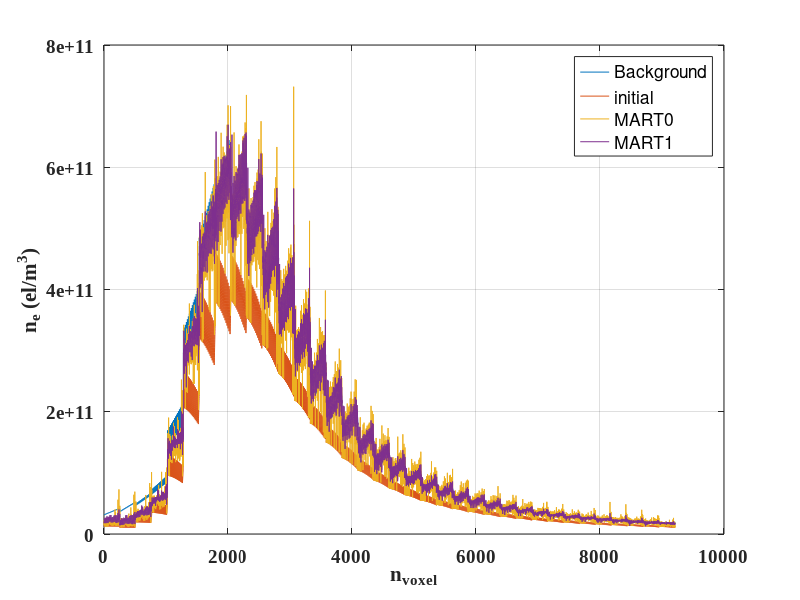

Here is the MATLAB script that generated this plot: (Note: this script raises an error after producing the figure.)
clear all
close all
clc

load 06NewNe.mat
[Nlat, Nlon, Nh]=size(ne_background);
Ne=reshape(ne_background,Nlat*Nlon*Nh,1);
ne0=reshape(ne_ini,Nlat*Nlon*Nh,1);
Ne_mart0=reshape(ne_mart0,Nlat*Nlon*Nh,1);
Ne_mart1=reshape(ne_mart1,Nlat*Nlon*Nh,1);

figure
plot(Ne)
hold on
plot(ne0)
hold on
plot(Ne_mart0)
hold on
plot(Ne_mart1)
% set(gca,'Ylim')
xlabel('n_{voxel}','fontsize',12,'fontname','Times New Roman','fontweight','bold')
ylabel('n_{e} (el/m^3)','fontsize',12,'fontname','Times New Roman','fontweight','bold')
% title('MART','fontsize',12,'fontname','Times New Roman','fontweight','bold')
legend('Background','initial', 'MART0', 'MART1')
set(gca,'fontsize',14,'fontname','Times New Roman','fontweight','bold')
grid on

neb=reshape(ne_background(8,1,:), [],1);
neb=smooth(neb);
nem0=reshape(ne_mart0(8,1,:), [],1);
nem0=smooth(nem0);
nem1=reshape(ne_mart1(8,1,:), [],1);
nem1=smooth(nem1);
nei=reshape(ne_ini(8,1,:), [],1);
nei=smooth(nei);

hh=100:25:1000-25;
% Re_Error=mean(abs(Ne_mart(2000:12000)-Ne(2000:12000))./Ne(2000:12000));
figure
plot(neb,hh, nei,hh,nem0,hh, nem1,hh,  'linewidth', 1.5)
ylim([100, 1000]);
xlabel('n_{e} (el/m^3)','fontsize',12,'fontname','Times New Roman','fontweight','bold')
ylabel('Altitude/km','fontsize',12,'fontname','Times New Roman','fontweight','bold')
legend('Background','Initial','MART0', 'MART1')
set(gca,'fontsize',14,'fontname','Times New Roman','fontweight','bold')
grid on